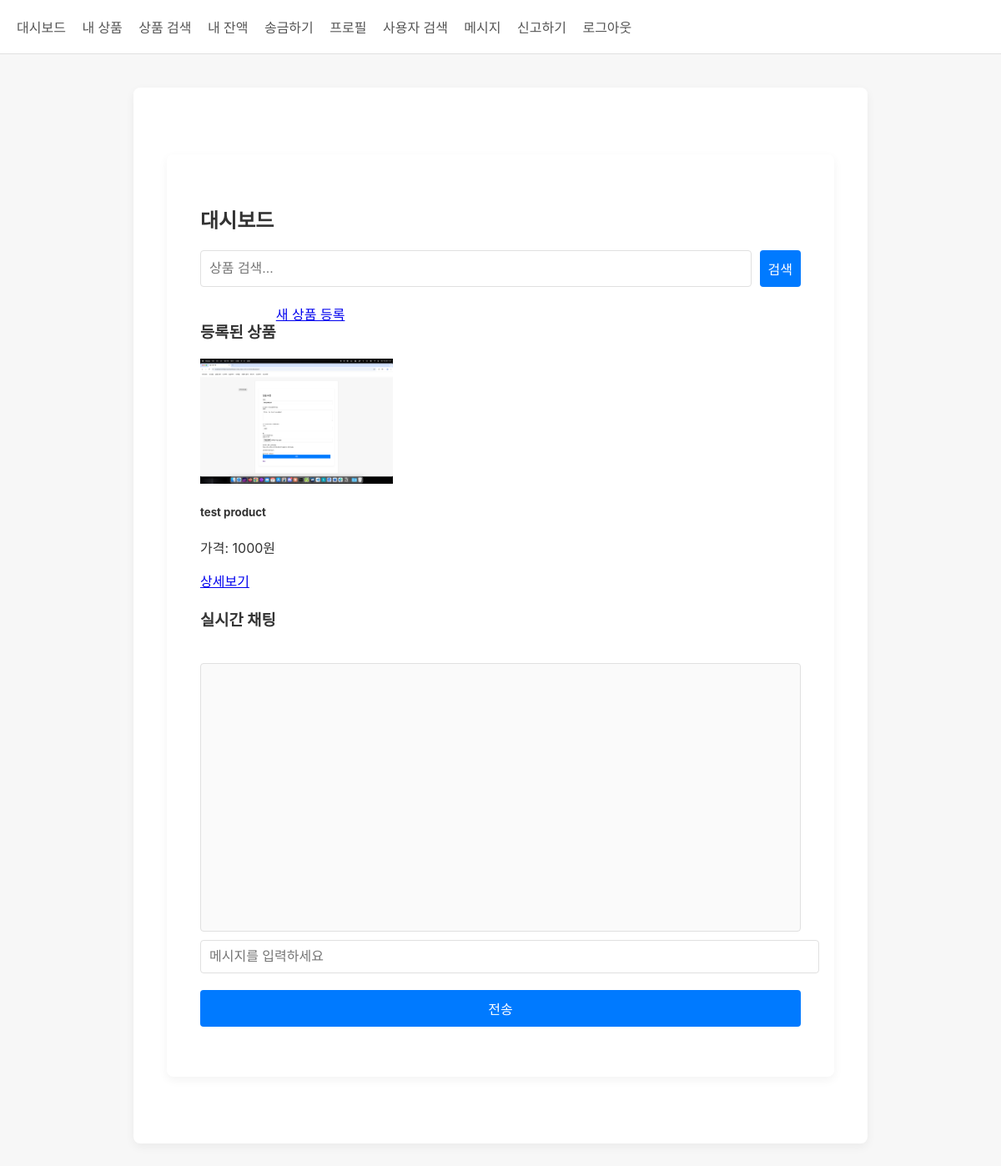
/dashboard (signed in), run on an earlier commit of the app's database.
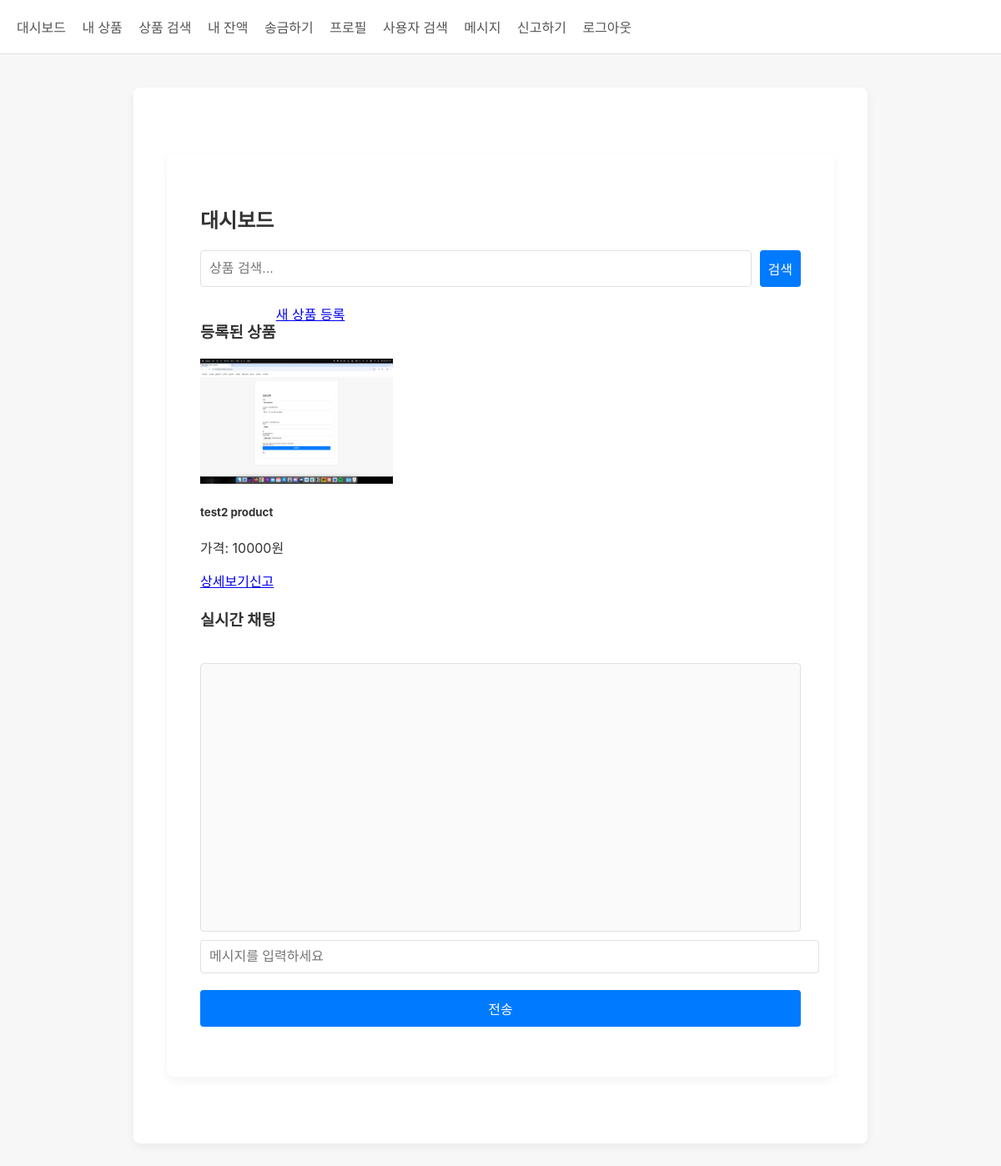
And on a later commit of the database.
### tables this page shows
CREATE TABLE product (
                id TEXT PRIMARY KEY,
                title TEXT NOT NULL,
                description TEXT NOT NULL,
                price TEXT NOT NULL,
                seller_id TEXT NOT NULL,
                status TEXT DEFAULT 'active',
                report_count INTEGER DEFAULT 0,
                created_at TIMESTAMP DEFAULT CURRENT_TIMESTAMP
            , image_path TEXT);

### app.py (the view)
@app.route('/dashboard')
@login_required
def dashboard():
    db = get_db()
    cursor = db.cursor()
    cursor.execute("SELECT * FROM user WHERE id = ?", (session['user_id'],))
    current_user = cursor.fetchone()
    cursor.execute("""
        SELECT p.*
        FROM product p
        JOIN user u ON p.seller_id = u.id
        WHERE p.status != 'blocked' AND u.status != 'dormant'
    """)
    all_products = cursor.fetchall()
    cursor.execute(
        "SELECT COUNT(*) as count FROM private_message WHERE receiver_id = ? AND is_read = 0",
        (session['user_id'],)
    )
    unread_count = cursor.fetchone()['count']
    return render_template('dashboard.html', products=all_products, user=current_user, unread_count=unread_count)

### app.py (called while the page is built)
def login_required(f):
    @wraps(f)
    def decorated_function(*args, **kwargs):
        if 'user_id' not in session:
            flash('로그인이 필요합니다.')
            return redirect(url_for('login'))
        return f(*args, **kwargs)
    return decorated_function

def get_db():
    db = getattr(g, '_database', None)
    if db is None:
        db = g._database = sqlite3.connect(DATABASE)
        db.row_factory = sqlite3.Row  # 결과를 dict처럼 사용하기 위함
    return db

@app.teardown_appcontext
def close_connection(exception):
    db = getattr(g, '_database', None)
    if db is not None:
        db.close()

@app.after_request
def add_security_headers(response):
    response.headers['Content-Security-Policy'] = "default-src 'self'; script-src 'self' 'unsafe-inline' https://cdnjs.cloudflare.com; style-src 'self' 'unsafe-inline'; img-src 'self' data:;"
    response.headers['X-Frame-Options'] = 'SAMEORIGIN'
    response.headers['X-XSS-Protection'] = '1; mode=block'
    return response

### templates/dashboard.html (shortened to what this page needs)
{% extends "base.html" %}
{% block content %}
<div class="container mt-5">
  <h2>대시보드</h2>
  <div class="search-bar mb-4">
    <form method="GET" action="{{ url_for('search_product') }}" class="d-flex">
      <input type="text" name="query" class="form-control" placeholder="상품 검색..." style="flex: 1; margin-right: 10px;">
      <button type="submit" class="btn btn-primary" style="width: auto;">검색</button>
    </form>
  </div>
  <div class="mb-4">
    <div class="d-flex justify-content-between align-items-center">
      <h3>등록된 상품</h3>
      <a href="{{ url_for('new_product') }}" class="btn btn-primary">새 상품 등록</a>
    </div>
  </div>
  <div class="product-grid mb-5">
    <div class="row">
      {% for product in products %}
        <div class="col-md-4 col-sm-6 mb-4">
          <div class="card h-100 product-card">
            <div class="card-img-top text-center pt-3">
              {% if product.image_path %}
                <a href="{{ url_for('view_product', product_id=product.id) }}">
                  <img src="{{ url_for('uploaded_file', filename=product.image_path.split('/')[-1]) }}"
                       alt="{{ product.title }}" class="product-thumbnail">
                </a>
              {% else %}
                <a href="{{ url_for('view_product', product_id=product.id) }}">
                  <div class="no-image-placeholder">
                    <i class="no-image-icon">🖼️</i>
                  </div>
                </a>
              {% endif %}
            </div>
            <div class="card-body">
              <h5 class="card-title">
                <a href="{{ url_for('view_product', product_id=product.id) }}" class="product-title">
                  {{ product.title }}
                </a>
              </h5>
              <p class="card-text">가격: {{ product.price }}원</p>
            </div>
            <div class="card-footer">
              <div class="d-flex justify-content-between">
                <a href="{{ url_for('view_product', product_id=product.id) }}" class="btn btn-sm btn-outline-primary">상세보기</a>
                {% if product.seller_id != session.user_id %}
                  <a href="{{ url_for('report', target_name=product.title, target_type='product') }}" class="btn btn-sm btn-outline-warning">신고</a>
                {% endif %}
              </div>
            </div>
          </div>
        </div>
      {% else %}
        <div class="col-12">
          <div class="alert alert-info">등록된 상품이 없습니다.</div>
        </div>
      {% endfor %}
    </div>
  </div>
  <h3>실시간 채팅</h3>
  <div id="chat" class="card mb-4">
    <div id="messages" class="card-body" style="height: 300px; overflow-y: auto;"></div>
    <div class="card-footer">
      <div class="input-group">
        <input id="chat_input" type="text" class="form-control" placeholder="메시지를 입력하세요">
        <div class="input-group-append">
          <button onclick="sendMessage()" id="send_button" class="btn btn-primary">전송</button>
        </div>
      </div>
    </div>
  </div>
</div>
{% endblock %}

What changed in the data, as far as the page shows it:
no longer on this page (row unchanged): product: image_path (picture), title "test product", price "1000"
added product: image_path (picture), title "test2 product", price "10000"
